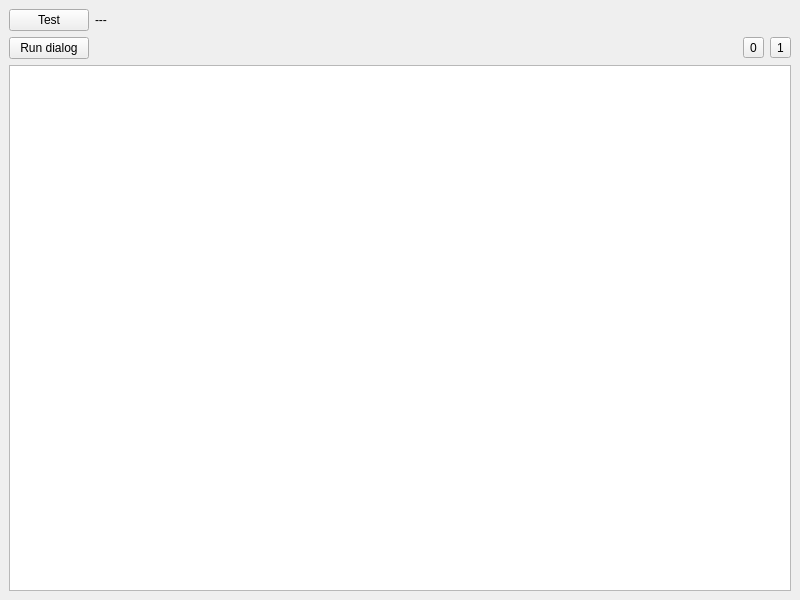
<?xml version="1.0" encoding="UTF-8"?>
<ui version="4.0">
 <class>MainWindow</class>
 <widget class="QMainWindow" name="MainWindow">
  <property name="geometry">
   <rect>
    <x>0</x>
    <y>0</y>
    <width>800</width>
    <height>600</height>
   </rect>
  </property>
  <property name="windowTitle">
   <string>MainWindow</string>
  </property>
  <widget class="QWidget" name="centralwidget">
   <layout class="QVBoxLayout" name="verticalLayout">
    <item>
     <layout class="QHBoxLayout" name="horizontalLayout">
      <item>
       <widget class="QPushButton" name="btn_test">
        <property name="text">
         <string>Test</string>
        </property>
       </widget>
      </item>
      <item>
       <widget class="QLabel" name="lbl_test">
        <property name="sizePolicy">
         <sizepolicy hsizetype="Expanding" vsizetype="Preferred">
          <horstretch>0</horstretch>
          <verstretch>0</verstretch>
         </sizepolicy>
        </property>
        <property name="text">
         <string>---</string>
        </property>
       </widget>
      </item>
     </layout>
    </item>
    <item>
     <layout class="QHBoxLayout" name="horizontalLayout_2">
      <item>
       <widget class="QPushButton" name="btn_run_dialog">
        <property name="text">
         <string>Run dialog</string>
        </property>
       </widget>
      </item>
      <item>
       <spacer name="horizontalSpacer">
        <property name="orientation">
         <enum>Qt::Horizontal</enum>
        </property>
        <property name="sizeHint" stdset="0">
         <size>
          <width>40</width>
          <height>20</height>
         </size>
        </property>
       </spacer>
      </item>
      <item>
       <widget class="QToolButton" name="btn_0">
        <property name="text">
         <string>0</string>
        </property>
       </widget>
      </item>
      <item>
       <widget class="QToolButton" name="btn_1">
        <property name="text">
         <string>1</string>
        </property>
       </widget>
      </item>
     </layout>
    </item>
    <item>
     <widget class="QTextEdit" name="te_log"/>
    </item>
   </layout>
  </widget>
 </widget>
 <resources/>
 <connections/>
</ui>
